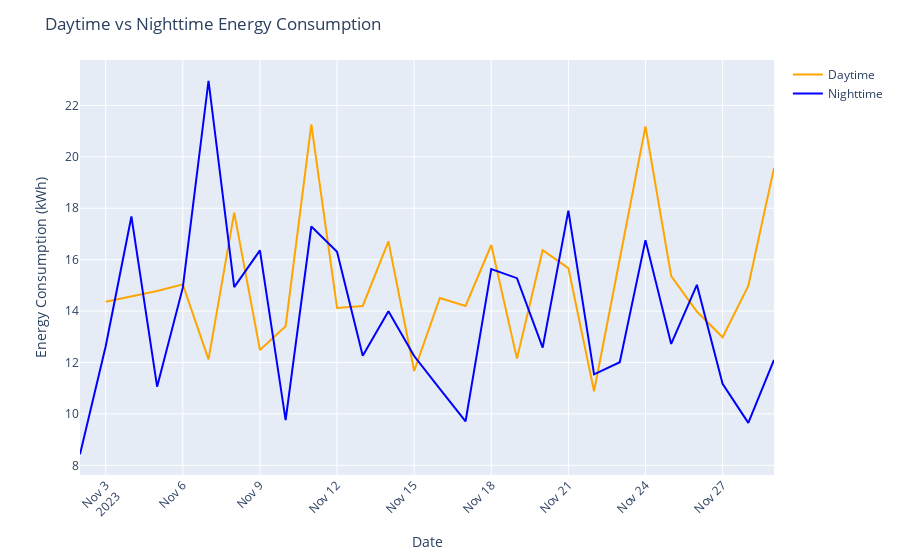

Notebook cell for this chart:
### Code cell
import plotly.express as px
import pandas as pd

# Assuming the dataset is loaded into a DataFrame named 'data'

# Filter the data for daytime records (6 AM to 6 PM) and nighttime records (6 PM to 6 AM)
daytime_data = df[(df['hour'] >= 6) & (df['hour'] <= 18)]
nighttime_data = df[((df['hour'] >= 18) & (df['hour'] <= 23)) | ((df['hour'] >= 0) & (df['hour'] <= 6))]

# Group by date and sum the daytime and nighttime energy consumption separately
daytime_consumption = daytime_data.groupby('date')['Consumption (kWh)'].sum().reset_index()
nighttime_consumption = nighttime_data.groupby('date')['Consumption (kWh)'].sum().reset_index()

# Plotting both daytime and nighttime energy consumption using Plotly line chart
fig = px.line()

# Add daytime energy consumption line
fig.add_scatter(x=daytime_consumption['date'], y=daytime_consumption['Consumption (kWh)'],
                mode='lines', name='Daytime', line=dict(color='orange'))

# Add nighttime energy consumption line
fig.add_scatter(x=nighttime_consumption['date'], y=nighttime_consumption['Consumption (kWh)'],
                mode='lines', name='Nighttime', line=dict(color='blue'))

# Update chart labels and title
fig.update_layout(title='Daytime vs Nighttime Energy Consumption',
                  xaxis=dict(title='Date'),
                  yaxis=dict(title='Energy Consumption (kWh)'),
                  xaxis_tickangle=-45)

fig.show()

### Figure 1 — Plotly figure (JSON) as saved in the notebook; plotly's stock layout.template omitted (floating-point values rounded to 4 significant figures)
{"data": [{"hovertemplate": "<extra></extra>", "legendgroup": "", "line": {"color": "#636efa", "dash": "solid"}, "marker": {"symbol": "circle"}, "mode": "lines", "name": "", "orientation": "v", "showlegend": false, "type": "scatter", "xaxis": "x", "yaxis": "y"}, {"line": {"color": "orange"}, "mode": "lines", "name": "Daytime", "type": "scatter", "x": ["2023-11-03", "2023-11-04", "2023-11-05", "2023-11-06", "2023-11-07", "2023-11-08", "2023-11-09", "2023-11-10", "2023-11-11", "2023-11-12", "2023-11-13", "2023-11-14", "2023-11-15", "2023-11-16", "2023-11-17", "2023-11-18", "2023-11-19", "2023-11-20", "2023-11-21", "2023-11-22", "2023-11-23", "2023-11-24", "2023-11-25", "2023-11-26", "2023-11-27", "2023-11-28", "2023-11-29"], "y": [14.36, 14.57, 14.78, 15.04, 12.12, 17.83, 12.49, 13.41, 21.26, 14.12, 14.2, 16.71, 11.67, 14.51, 14.2, 16.57, 12.15, 16.37, 15.67, 10.88, 16.1, 21.18, 15.36, 13.98, 12.98, 14.98, 19.57]}, {"line": {"color": "blue"}, "mode": "lines", "name": "Nighttime", "type": "scatter", "x": ["2023-11-02", "2023-11-03", "2023-11-04", "2023-11-05", "2023-11-06", "2023-11-07", "2023-11-08", "2023-11-09", "2023-11-10", "2023-11-11", "2023-11-12", "2023-11-13", "2023-11-14", "2023-11-15", "2023-11-16", "2023-11-17", "2023-11-18", "2023-11-19", "2023-11-20", "2023-11-21", "2023-11-22", "2023-11-23", "2023-11-24", "2023-11-25", "2023-11-26", "2023-11-27", "2023-11-28", "2023-11-29"], "y": [8.43, 12.63, 17.68, 11.06, 14.91, 22.96, 14.93, 16.36, 9.76, 17.29, 16.31, 12.26, 13.99, 12.25, 10.97, 9.71, 15.63, 15.28, 12.58, 17.91, 11.54, 12.01, 16.76, 12.72, 15.02, 11.17, 9.65, 12.1]}], "layout": {"legend": {"tracegroupgap": 0}, "margin": {"t": 60}, "title": {"text": "Daytime vs Nighttime Energy Consumption"}, "xaxis": {"anchor": "y", "domain": [0, 1], "tickangle": -45, "title": {"text": "Date"}}, "yaxis": {"anchor": "x", "domain": [0, 1], "title": {"text": "Energy Consumption (kWh)"}}}}
